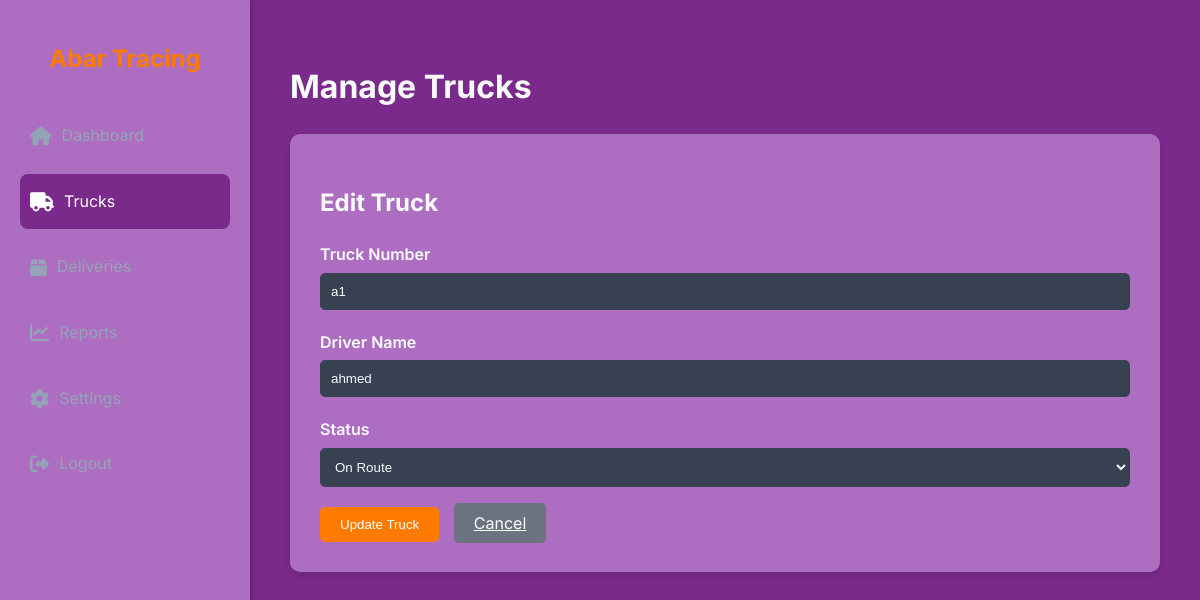
Screenshot of /admin/trucks.php?action=edit&id=1 (signed in) with the database file from the repository.
### tables this page shows
CREATE TABLE `trucks` (
  `id` int(11) NOT NULL,
  `truck_number` varchar(50) NOT NULL,
  `driver_name` varchar(100) NOT NULL,
  `status` varchar(50) NOT NULL
);

### admin/trucks.php (the view, shortened to what this page needs)
<?php
require_once "../includes/db.php";
$action = $_GET['action'] ?? 'list';
$id = $_GET['id'] ?? null;
$trucks = [];
$truck_data = ['truck_number' => '', 'driver_name' => '', 'status' => ''];
if ($action == 'edit' && $id) {
    $sql = "SELECT * FROM trucks WHERE id = ?";
    if ($stmt = mysqli_prepare($link, $sql)) {
        mysqli_stmt_bind_param($stmt, "i", $id);
        mysqli_stmt_execute($stmt);
        $result = mysqli_stmt_get_result($stmt);
        if ($row = mysqli_fetch_assoc($result)) {
            $truck_data = $row;
        } else {
            $error = "Truck not found.";
            $action = 'list';
        }
    }
}
?>
<!DOCTYPE html>
<html lang="en">
<head>
    <link rel="stylesheet" href="../assets/css/style.css">
    <link rel="stylesheet" href="https://cdnjs.cloudflare.com/ajax/libs/font-awesome/6.0.0-beta3/css/all.min.css">
</head>
<body>
    <div class="dashboard-container">
        <div class="sidebar">
            <h2>Abar Tracing</h2>
            <div class="sidebar-menu">
                <a href="dashboard.php"><i class="fas fa-home"></i> Dashboard</a>
                <a href="trucks.php" class="active"><i class="fas fa-truck"></i> Trucks</a>
                <a href="shipments.php"><i class="fas fa-box"></i> Deliveries</a>
                <a href="reports.php"><i class="fas fa-chart-line"></i> Reports</a>
                <a href="setting.php"><i class="fas fa-cog"></i> Settings</a>
                <a href="logout.php"><i class="fas fa-sign-out-alt"></i> Logout</a>
            </div>
        </div>
        <div class="main-content">
            <h1>Manage Trucks</h1>
            <?php if ($action == 'list'): ?>
                <div class="content-box">
                    <a href="trucks.php?action=add" class="btn-add"><i class="fas fa-plus"></i> Add New Truck</a>
                    <table class="truck-table">
                        <thead>
                            <tr>
                                <th>ID</th>
                                <th>Truck Number</th>
                                <th>Driver Name</th>
                                <th>Status</th>
                                <th>Actions</th>
                            </tr>
                        </thead>
                        <tbody>
                            <?php if (!empty($trucks)): ?>
                                <?php foreach ($trucks as $truck): ?>
                                    <tr>
                                        <td><?php echo $truck['id']; ?></td>
                                        <td><?php echo htmlspecialchars($truck['truck_number']); ?></td>
                                        <td><?php echo htmlspecialchars($truck['driver_name']); ?></td>
                                        <td><?php echo htmlspecialchars($truck['status']); ?></td>
                                        <td class="action-links">
                                            <a href="trucks.php?action=edit&id=<?php echo $truck['id']; ?>"><i class="fas fa-edit"></i> Edit</a>
                                            <a href="trucks.php?action=delete&id=<?php echo $truck['id']; ?>" onclick="return confirm('Are you sure you want to delete this truck?');"><i class="fas fa-trash-alt"></i> Delete</a>
                                        </td>
                                    </tr>
                                <?php endforeach; ?>
                            <?php else: ?>
                                <tr>
                                    <td colspan="5">No trucks found.</td>
                                </tr>
                            <?php endif; ?>
                        </tbody>
                    </table>
                </div>
            <?php elseif ($action == 'add' || $action == 'edit'): ?>
                <div class="content-box">
                    <h2><?php echo ($action == 'edit' ? 'Edit Truck' : 'Add New Truck'); ?></h2>
                    <form action="trucks.php" method="POST">
                        <div class="form-group">
                            <label for="truck_number">Truck Number</label>
                            <input type="text" id="truck_number" name="truck_number" class="form-control" value="<?php echo htmlspecialchars($truck_data['truck_number']); ?>" required>
                        </div>
                        <div class="form-group">
                            <label for="driver_name">Driver Name</label>
                            <input type="text" id="driver_name" name="driver_name" class="form-control" value="<?php echo htmlspecialchars($truck_data['driver_name']); ?>" required>
                        </div>
                        <div class="form-group">
                            <label for="status">Status</label>
                            <select id="status" name="status" class="form-control" required>
                                <option value="On Route" <?php echo ($truck_data['status'] == 'On Route' ? 'selected' : ''); ?>>On Route</option>
                            </select>
                        </div>
                        <button type="submit" class="btn-submit"><?php echo ($action == 'edit' ? 'Update Truck' : 'Add Truck'); ?></button>
                        <a href="trucks.php" class="btn-submit" style="background-color: #6b7280; margin-left: 10px;">Cancel</a>
                    </form>
                </div>
            <?php endif; ?>
        </div>
    </div>
</body>
</html>

### assets/css/style.css (style rules this page uses)
:root { --primary-color: #0A1D37; --accent-color: #FF7A00; --accent-gradient: linear-gradient(90deg, #FF7A00, #ff9a2a); --light-gray: #F5F7FA; --white-color: #FFFFFF; --dark-text: #333; --body-font: 'Poppins', sans-serif; --heading-font: 'Inter', sans-serif; --mono-font: 'Roboto Mono', monospace; --border-radius: 15px; --shadow: 0 10px 30px rgba(0, 0, 0, 0.1); }
* { box-sizing: border-box; }
body { font-family: var(--body-font); color: var(--dark-text); background-color: var(--white-color); margin: 0; line-height: 1.6; overflow-x: hidden; }
h1, h2, h3 { font-family: var(--heading-font); font-weight: 700; }
.form-group { margin-bottom: 20px; text-align: left; position: relative; }
.form-group label { display: block; margin-bottom: 5px; font-weight: 600; }
.form-control { width: 100%; padding: 12px 15px; border-radius: 8px; border: none; background-color: rgba(255, 255, 255, 0.9); color: var(--dark-text); transition: all 0.3s; }

### admin/trucks.php (style rules this page uses)
body { background-color: #7A2A8A; color: #f8fafc; font-family: 'Inter', sans-serif; }
.dashboard-container { display: flex; min-height: 100vh; }
.sidebar { width: 250px; background-color: #ad6ec1ff; padding: 20px; box-shadow: 2px 0 5px rgba(0,0,0,0.2); }
.sidebar h2 { color: var(--accent-color); text-align: center; margin-bottom: 30px; }
.sidebar-menu a { display: flex; align-items: center; padding: 15px 10px; color: #94a3b8; text-decoration: none; border-radius: 8px; margin-bottom: 10px; transition: background-color 0.3s, color 0.3s; }
.sidebar-menu a:hover, .sidebar-menu a.active { background-color: #7A2A8A; color: var(--white-color); }
.sidebar-menu i { margin-right: 10px; font-size: 1.2rem; }
.main-content { flex-grow: 1; padding: 40px; }
.content-box { background-color: #ad6ec1ff; padding: 30px; border-radius: 10px; box-shadow: 0 4px 6px rgba(0,0,0,0.1); }
.form-group { margin-bottom: 20px; }
.form-group label { display: block; margin-bottom: 5px; font-weight: 600; }
.form-control { width: 100%; padding: 10px; border-radius: 5px; border: 1px solid #374151; background-color: #374151; color: #f8fafc; }
.btn-submit { background-color: var(--accent-color); color: var(--white-color); padding: 10px 20px; border: none; border-radius: 5px; cursor: pointer; }

### rows the page displays
trucks: truck_number "a1", driver_name "ahmed", status "On Route"
